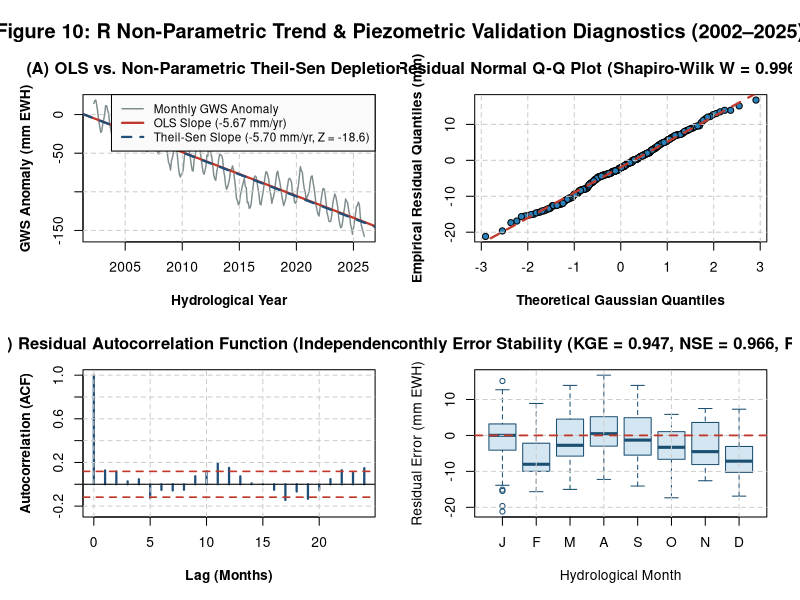

Source code (R):


df <- read.csv("lake_chad_gravimetry_timeseries_2002_2025.csv", stringsAsFactors = FALSE)
obs <- df$borehole_piezometric_mm
sim <- df$gws_anomaly
res <- df$residual_error_mm
t_yr <- df$time

# 1. Skill Metrics (KGE, NSE, RMSE, RSR)
r_val <- cor(sim, obs)
alpha <- sd(sim) / sd(obs)
beta  <- mean(sim) / mean(obs)
kge   <- 1.0 - sqrt((r_val - 1.0)^2 + (alpha - 1.0)^2 + (beta - 1.0)^2)
nse   <- 1.0 - (sum((obs - sim)^2) / sum((obs - mean(obs))^2))
rmse  <- sqrt(mean((obs - sim)^2))
rsr   <- rmse / sd(obs)

# 2. Parametric OLS vs Non-Parametric Theil-Sen & Mann-Kendall Trend
ols_fit   <- lm(gws_anomaly ~ time, data = df)
ols_slope <- coef(ols_fit)[["time"]]
ols_int   <- coef(ols_fit)[["(Intercept)"]]

n <- length(sim)
slopes <- numeric(0)
s_mk <- 0
for (i in 1:(n - 1)) {
  slopes <- c(slopes, (sim[(i + 1):n] - sim[i]) / (t_yr[(i + 1):n] - t_yr[i]))
  s_mk   <- s_mk + sum(sign(sim[(i + 1):n] - sim[i]))
}
ts_slope <- median(slopes)
ts_int   <- median(sim - ts_slope * t_yr)
z_mk     <- (s_mk - sign(s_mk)) / sqrt((n * (n - 1) * (2 * n + 5)) / 18.0)
shapiro_res <- shapiro.test(res)

cat("====================================================================\n")
cat(" R HYDRO-STATISTICAL VALIDATION SUMMARY (2002-2025)\n")
cat("====================================================================\n")
cat(sprintf("OLS Depletion Slope      : %.2f mm/yr\n", ols_slope))
cat(sprintf("Theil-Sen Robust Slope   : %.2f mm/yr (Mann-Kendall Z = %.2f)\n", ts_slope, z_mk))
cat(sprintf("Validation Skill Metrics : KGE = %.3f | NSE = %.3f | RMSE = %.2f mm | RSR = %.3f\n", kge, nse, rmse, rsr))
cat("====================================================================\n")

# 3. Render 4-Panel R Statistical Validation Figure (300 DPI)
png("fig10_r_statistical_diagnostics.png", width = 12, height = 8.5, units = "in", res = 300, family = "serif")
par(mfrow = c(2, 2), mar = c(4.5, 4.5, 3.2, 1.5), oma = c(0.5, 0.5, 2.5, 0.5))

# Panel A: OLS vs Theil-Sen Robust Trend
plot(t_yr, sim, type = "l", col = "#7f8c8d", lwd = 1.4,
     xlab = "Hydrological Year", ylab = "GWS Anomaly (mm EWH)",
     main = "(A) OLS vs. Non-Parametric Theil-Sen Depletion Fit", font.lab = 2)
grid(col = "#cccccc", lty = 2)
abline(a = ols_int, b = ols_slope, col = "#c0392b", lwd = 2.2)
abline(a = ts_int, b = ts_slope, col = "#1f4e78", lwd = 2.2, lty = 2)
legend("topright", legend = c("Monthly GWS Anomaly", sprintf("OLS Slope (%.2f mm/yr)", ols_slope),
       sprintf("Theil-Sen Slope (%.2f mm/yr, Z = %.1f)", ts_slope, z_mk)),
       col = c("#7f8c8d", "#c0392b", "#1f4e78"), lwd = c(1.4, 2.2, 2.2), lty = c(1, 1, 2), bg = "#fafafa", cex = 0.85)

# Panel B: Normal Q-Q Plot of Borehole Validation Residuals
qqnorm(res, pch = 21, bg = "#2980b9", col = "black",
       main = sprintf("(B) Residual Normal Q-Q Plot (Shapiro-Wilk W = %.3f, p = %.2f)", shapiro_res$statistic, shapiro_res$p.value),
       xlab = "Theoretical Gaussian Quantiles", ylab = "Empirical Residual Quantiles (mm)", font.lab = 2)
grid(col = "#cccccc", lty = 2)
qqline(res, col = "#c0392b", lwd = 2.2, lty = 2)

# Panel C: Residual Autocorrelation Function (ACF)
acf_obj <- acf(res, lag.max = 24, plot = FALSE)
plot(acf_obj$lag, acf_obj$acf, type = "h", lwd = 2.2, col = "#1f4e78", ylim = c(-0.25, 1.0),
     xlab = "Lag (Months)", ylab = "Autocorrelation (ACF)",
     main = "(C) Residual Autocorrelation Function (Independence Check)", font.lab = 2)
grid(col = "#cccccc", lty = 2)
abline(h = 0, col = "black")
ci <- qnorm(0.975) / sqrt(n)
abline(h = c(ci, -ci), col = "#c0392b", lty = 2, lwd = 1.6)

# Panel D: Monthly Residual Distribution Boxplot
m_idx <- pmin(pmax(round(((t_yr - floor(t_yr)) * 12) + 0.5), 1), 12)
m_lbl <- factor(m_idx, levels = 1:12, labels = c("J","F","M","A","M","J","J","A","S","O","N","D"))
boxplot(res ~ m_lbl, col = "#d4e6f1", border = "#1b4f72",
        xlab = "Hydrological Month", ylab = "Residual Error (mm EWH)",
        main = sprintf("(D) Monthly Error Stability (KGE = %.3f, NSE = %.3f, RSR = %.3f)", kge, nse, rsr), font.lab = 2)
grid(col = "#cccccc", lty = 2)
abline(h = 0, col = "#c0392b", lwd = 1.8, lty = 2)

mtext("Figure 10: R Non-Parametric Trend & Piezometric Validation Diagnostics (2002–2025)", outer = TRUE, cex = 1.2, font = 2)
dev.off()
